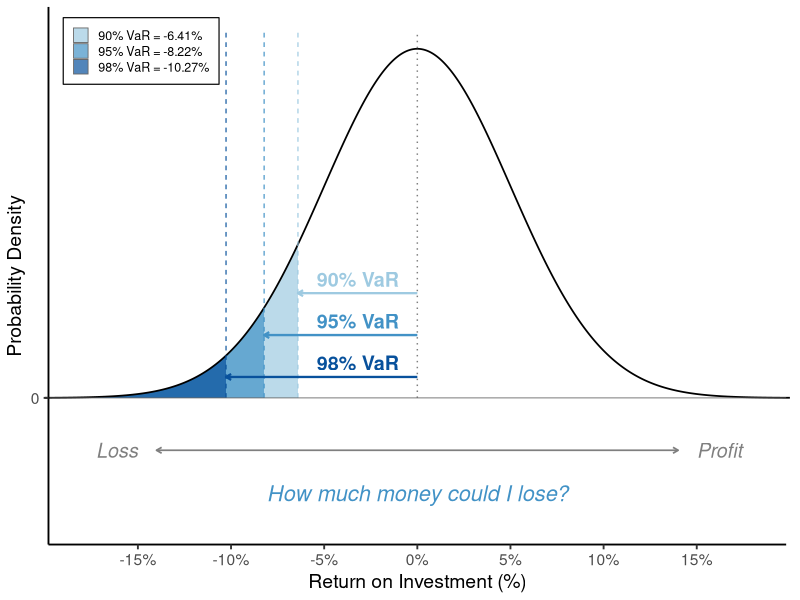

This chart was generated by the following R code:
# SI Figure 1: Value at Risk (VaR) Definition
# Extracted from code/fig1/figure1.R panel_a

library(ggplot2)

# Parameters ---------------------------------------------------------------

VAR_MEAN <- 0
VAR_SD   <- 5
confidence_levels <- c(0.90, 0.95, 0.98)
BLUE_SHADES <- c("0.9" = "#9ecae1", "0.95" = "#4292c6", "0.98" = "#08519c")

# Output directory ---------------------------------------------------------

out_dir <- "outputs/si"
if (!dir.exists(out_dir)) dir.create(out_dir, recursive = TRUE)

# Generate PDF data --------------------------------------------------------

x_var <- seq(VAR_MEAN - 4 * VAR_SD, VAR_MEAN + 4 * VAR_SD, length.out = 1000)
y_var <- dnorm(x_var, VAR_MEAN, VAR_SD)
df_var <- data.frame(x = x_var, y = y_var)

# VaR thresholds (left-tail quantiles)
var_thresholds <- qnorm(1 - confidence_levels, VAR_MEAN, VAR_SD)

# Shading data: shade from left edge to each threshold
shade_var <- do.call(rbind, lapply(seq_along(confidence_levels), function(i) {
  cl <- confidence_levels[i]
  thresh <- var_thresholds[i]
  xs <- seq(min(x_var), thresh, length.out = 300)
  data.frame(
    x = xs,
    y = dnorm(xs, VAR_MEAN, VAR_SD),
    level = as.character(cl)
  )
}))
shade_var$level <- factor(shade_var$level, levels = c("0.9", "0.95", "0.98"))

# Build plot ---------------------------------------------------------------

y_max_a <- max(y_var)

panel_a <- ggplot() +
  geom_area(
    data = shade_var, aes(x = x, y = y, fill = level),
    position = "identity", alpha = 0.7
  ) +
  geom_line(data = df_var, aes(x = x, y = y), linewidth = 0.6) +
  scale_fill_manual(
    values = BLUE_SHADES,
    labels = paste0(
      confidence_levels * 100, "% VaR = ",
      sprintf("%.2f", var_thresholds), "%"
    ),
    name = NULL
  ) +
  # Vertical dashed lines at thresholds
  annotate(
    "segment",
    x = var_thresholds, xend = var_thresholds,
    y = 0, yend = y_max_a * 1.05,
    linetype = "dashed", color = unname(BLUE_SHADES), linewidth = 0.4
  ) +
  # Vertical line at x=0
  annotate("segment", x = 0, xend = 0,
           y = 0, yend = y_max_a * 1.05,
           linetype = "dotted", color = "grey50", linewidth = 0.5) +
  # VaR arrows from 0 to each quantile
  annotate(
    "segment",
    x = rep(0, 3), xend = var_thresholds,
    y = y_max_a * c(0.30, 0.18, 0.06),
    yend = y_max_a * c(0.30, 0.18, 0.06),
    arrow = arrow(length = unit(0.15, "cm")),
    color = unname(BLUE_SHADES), linewidth = 0.8
  ) +
  annotate(
    "text",
    x = rep(var_thresholds[1] / 2, 3),
    y = y_max_a * c(0.34, 0.22, 0.10),
    label = paste0(confidence_levels * 100, "% VaR"),
    size = 5, color = unname(BLUE_SHADES), fontface = "bold",
    hjust = 0.5
  ) +
  # Below-zero: Loss/Profit arrow
  annotate("segment", x = -14, xend = 14,
           y = -y_max_a * 0.15, yend = -y_max_a * 0.15,
           arrow = arrow(length = unit(0.15, "cm"), ends = "both"),
           color = "grey50", linewidth = 0.6) +
  annotate("text", x = -15, y = -y_max_a * 0.15,
           label = "Loss", size = 5, hjust = 1,
           color = "grey50", fontface = "italic") +
  annotate("text", x = 15, y = -y_max_a * 0.15,
           label = "Profit", size = 5, hjust = 0,
           color = "grey50", fontface = "italic") +
  # Callout
  annotate("text", x = 0, y = -y_max_a * 0.28,
           label = 'italic("How much money could I lose?")',
           parse = TRUE, size = 5.5, color = "#4292c6", hjust = 0.5) +
  scale_x_continuous(
    breaks = seq(-20, 20, by = 5),
    labels = function(x) paste0(x, "%")
  ) +
  geom_hline(yintercept = 0, linewidth = 0.3, color = "grey40") +
  scale_y_continuous(breaks = 0, labels = "0") +
  coord_cartesian(xlim = c(-18, 18),
                  ylim = c(-y_max_a * 0.35, y_max_a * 1.05),
                  clip = "off") +
  labs(
    x = "Return on Investment (%)",
    y = "Probability Density"
  ) +
  theme_classic(base_size = 14) +
  theme(
    legend.position = "inside",
    legend.position.inside = c(0.02, 0.98),
    legend.justification = c(0, 1),
    legend.key.size = unit(0.4, "cm"),
    legend.text = element_text(size = 9),
    legend.background = element_rect(fill = alpha("white", 0.9),
                                     color = "black", linewidth = 0.4),
    plot.margin = margin(5, 10, 5, 5)
  ) +
  guides(fill = guide_legend(override.aes = list(color = "grey40",
                                                  linewidth = 0.3)))

# Save --------------------------------------------------------------------

ggsave(file.path(out_dir, "si_1_var.pdf"), panel_a,
       width = 8, height = 5)

cat("Saved:", file.path(out_dir, "si_1_var.pdf"), "\n")
